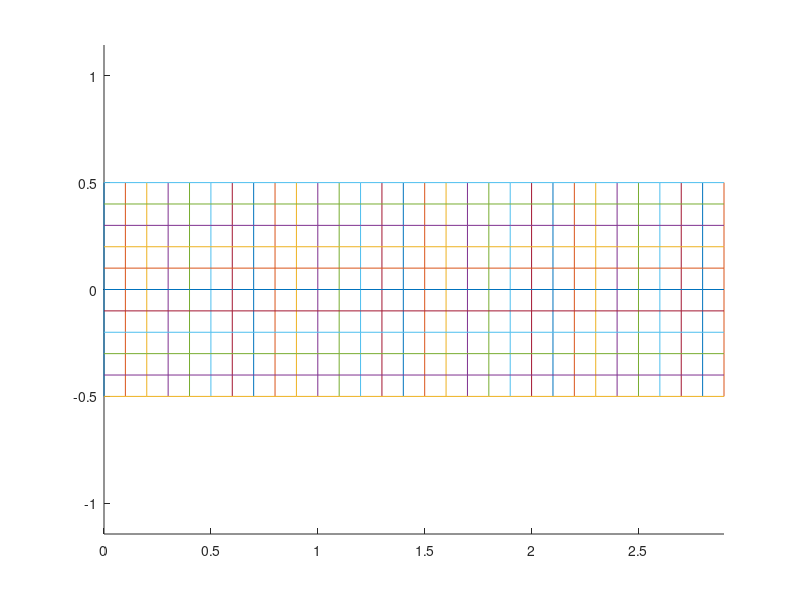

Reproduce this figure in MATLAB.
function sit4
n1 = 30;
n2 = 11;

X = zeros(n1,n2);
Y = zeros(n1,n2);

x = nlinspace(0,3,n1);
for i = 1:n1
    X(i,1) = x(i);
    X(i,n2) = x(i);
    
    Y(i,1) = -f(x(i));
    Y(i,n2) = f(x(i));
    
    t = linspace(0,1,n2);
    for j = 2:n2-1
        X(i,j) = X(i,1) + (X(i,n2)-X(i,1))*t(j);
        Y(i,j) = Y(i,1) + (Y(i,n2)-Y(i,1))*t(j);
    end
end

PX = zeros(n1*n2,1);
PY = zeros(n1*n2,1);
Ip = zeros(n1,n2);
k = 1;
for i = 1:n1
    for j = 1:n2
        PX(k) = X(i,j);
        PY(k) = Y(i,j);
        Ip(i,j) = k;
        k = k + 1; 
    end
end

k = 1;
TP = zeros((n1-1)*(n2-1),4);
for i = 1:n1-1
    for j = 1:n2-1
        TP(k,:) = [Ip(i,j),Ip(i+1,j),Ip(i+1,j+1),Ip(i,j+1)];
        k = k + 1; 
    end
end

P = [PX,PY];
Q = TP;

save 'P' P
save 'Q' Q

figure
hold on;
for i = 1:length(X(:,1))
    plot(X(i,:),Y(i,:));
end
for j = 1:length(X(1,:))
    plot(X(:,j),Y(:,j));
end
axis equal;

function y = f(x)
y = 0.5;

function y = nlinspace(a,b,n)
y = zeros(n,1);
for i = 1:n
    x = (i-1)/(n-1);
    y(i+1) = y(i) + 1;
end
y = y - min(y);
y = y/(max(y));
y = a + y*(b-a);



